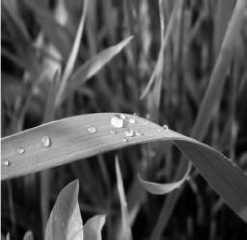
#> input picture ATRIM/TP2-ATRIM-Spatial Filtering/ATRIM-TP2/images/grass.jpg, 247 x 240 px; its folder holds only this picture in this run; the run also reads 1 picture not shown here
$ jupyter execute --allow-errors 2024_2025_ATRIM_TP2_spatial_filtering_sv.ipynb
#> lines starting #> are read from the running program, lines starting #| are printed output that depends on the picture
# TP2 - Spatial Filtering
ATRIM - Option Datasim

Ecole Centrale Nantes

Diana Mateus

Participants: (FILL IN YOUR NAMES AND LASTNAMES)

# GOAL

In this lab we will practice the general principles of linear spatial filtering for 2D images:
- based on the convolution operation
- and applied with different filters to solve different tasks (denoising, highboost sharpening, border extraction)

Then, we will break some of the linear filtering assumptions:
- to find patterns in an image (Waldo/Charlie) with correlation,
- to filter preserving borders,
- to find corners in an image

# 0. Preparation

* Define the path to the images only once. Then, use the given path for the images

* Handling several large images can create large memory demands. In order to avoid large size files that slow processing, you can:
  - reuse the image variable names
  - clear large variables with the command
   ```reset_selective name_variable```
  - If required resize the images while debugging (e.g. to 100x100)
  - Before submiting your jupyter notebook empty the outputs first: go to the Kernel menu, restart and clear output.

  - If you get some warnings "IOPub data rate exceeded" launch your notebook with

  ```jupyter notebook --NotebookApp.iopub_data_rate_limit=10000000000```

### 0.1 Importing the required modules

[cell 1]
import skimage.io as io
import matplotlib.pyplot as plt
import numpy as np
import os
import math
from skimage.restoration import denoise_bilateral
from skimage.transform import resize, rescale
from scipy import ndimage
from scipy import signal

### 0.2 Define the main image folder
Make sure the subsequent parts of this notebook refer to this definition IMDIR. **When evaluating your notebook I should only need to change the path here** to run the entire notebook and find all the images

[cell 2]
IMDIR = "./images"

[cell 3]
#If using Colab
#from google.colab import drive
#drive.mount('/content/drive')
#IMDIR = "/content/drive/MyDrive/Colab Notebooks/2022-2023 Image Processing/02-spatial-filtering /images/"

### 0.3 Read and display the images
Check that you can read and display all the provided images. **Do not include this cell**, neither the code nor its ouput in the final report.

[cell 4]
width=20
height=10
plt.rcParams['figure.figsize'] = [width, height]
fig=plt.figure()

im_counter = 1
for root, dirnames, filenames in os.walk(IMDIR):
    #print(dirnames)
    for filename in filenames:
        f = os.path.join(root, filename)

        #filter only image files with the following format
        if f.endswith(('.png', '.jpg', '.jpeg','.JPG', '.tif', '.gif')):

            # print the paths to current filename if nothing is being found
            #print(filename)

            # read the image
            im = io.imread(f,as_gray=True)
#> im is the input picture: shape (240, 247) float64; min 0, max 1, mean 0.312
            im = resize(im,(100,100),mode='constant')
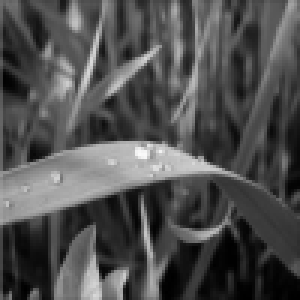
#> im: shape (100, 100) float64 (shown 3 times larger); min 0.00308, max 0.983, mean 0.311

            # display it
            if im_counter >= 25:
                break;

            plt.subplot(5,5,im_counter)
            plt.imshow(im, cmap='gray')
            plt.title(filename)
            plt.axis('off')
            im_counter +=1
#> pass 2 of the loop `for root, dirnames, filenames in os.walk(IMDIR):`:
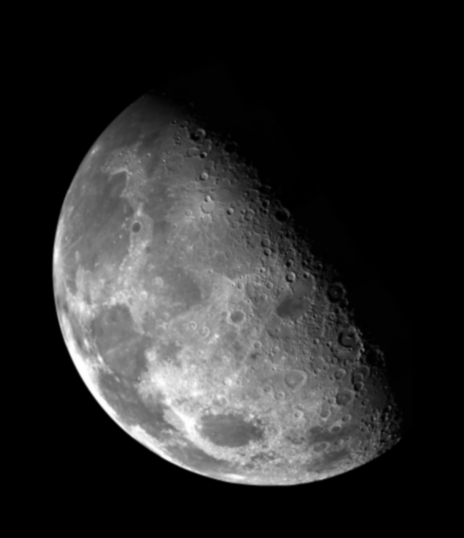
#> input picture ATRIM/TP2-ATRIM-Spatial Filtering/ATRIM-TP2/images/enhance/moon-blurred.tif, 464 x 538 px
#> im is the input picture: shape (538, 464); min 0, max 254, mean 42.6
#> `im = resize(im,(100,100),mode='constant')`:
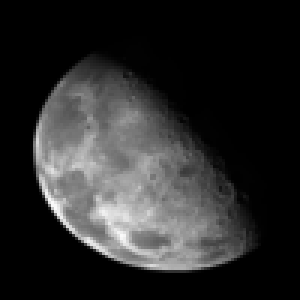
#> im: shape (100, 100) float64 (shown 3 times larger); min 0, max 0.984, mean 0.167


plt.show()
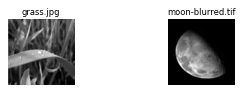
#> figure drawn by matplotlib, 2 panels

# 1 Linear spatial filtering with convolution

## 1.1. Mean Kernel Example
The following ``meanKernel'' function creates a smoothing kernel, which can be used with scipy's ``` ndimage.convolve(im,kernel) ```
convolution function to blur an image.

Run the following cells to display different versions of the kernel and the application of a mean_kernel on an image.

[cell 5]
def meanKernel(hs):
    #hs defines the size of the kernel
    #hs is the integer half size of the kernel
    #creates an square filter with each side of length 2*hs+1
    kernel = np.zeros((hs*2+1,hs*2+1))
    kernel += 1/(hs*2+1)**2
    return kernel

#Display properties
width=12
height=3
plt.rcParams['figure.figsize'] = [width, height]

#creating and showing three mean kernels of different sizes
k = 1
for hs in [1,3,11]:
    plt.subplot(1,3,k)
    kernel = meanKernel(hs)
    plt.imshow(kernel, vmin=0, vmax=0.2)
    plt.title('Mean')
    plt.colorbar()
    k+=1
plt.show()
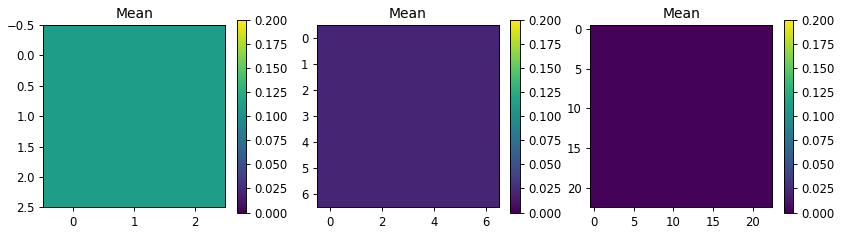
#> figure drawn by matplotlib, 6 panels

[cell 6]
f = os.path.join(IMDIR, "grass.jpg")

#Display properties
width=10
height=5

#Filter parameters
hs = 3
sigma = 2

# Read and preprocess image
im = io.imread(f, as_gray=True)
im = im.astype(float)
im = resize(im,(100,100))

# Define filter and convolve
kernel = meanKernel(hs)
im_filtered_scipy = ndimage.convolve(im,kernel)
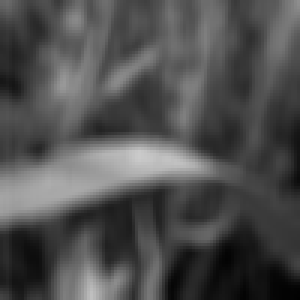
#> im_filtered_scipy: shape (100, 100) float64 (shown 3 times larger); min 0.00662, max 0.795, mean 0.311

# Display the original image
fig=plt.figure(figsize=(width, height))
plt.subplot(1,2,1)
plt.imshow(im, cmap = 'gray')
plt.title('Original')

# Display the filtered image
plt.subplot(1,2,2)
plt.imshow(im_filtered_scipy, cmap = 'gray')
plt.title('Mean scipy conv')

## 1.2. Gaussian Kernel
Following the above example, create, display and apply several (at least 3) Gaussian kernels with varying window size and standard deviation.

**Question: ** what is the sum of the kernel elements in each case?, why is this necessary?

```Hints```:
- use the 'None' or 'Nearest' interpolation options of imshow to display the kernel images

#> (a cell that did not finish here is left out)

[cell 8]
f = os.path.join(IMDIR, "grass.jpg")

#Display size
width=10
height=10

# Read and preprocess image
im = io.imread(f, as_gray=True)
im = im.astype(float)
im = resize(im,(100,100))

# Display the original image
fig=plt.figure(figsize=(3, 3))
plt.imshow(im, cmap = 'gray')
plt.title('Original')

# Define filter parameters
filter_sizes=[1,3,5]
sigma_values=[0.1,1,2]

# Display filters as images
fig=plt.figure(figsize=(width, height))

#FILL IN

plt.show()

# Convolve the image with the filter and display the filtered image
fig=plt.figure(figsize=(width, height))

#FILL IN

plt.show()

## 1.3 Filtering with your own Convolution
**a)** Repeat the smoothing above with your own implementation of the ```convolution``` function. The function should receive as input an image and a filter kernel (matrix of weights) and return the filtered image. Compare your results with those from the scikit in-built function.

**b)** Apply a Gaussian filter of kernel size 7x7 (hs=3) and sigma 2 display side by side the results of your convolution vs. those of the in-built function to check your implementation is correct. Clearly state on the title of the image which version of the convolution function is being used.

**c)** **Write down your findings**, notably the reasons for any possible difference with the in-built implementation.

**d)** Why and how can the convolution can be written as a matrix multiplication? why is it interesting?
```Hint```:  see http://cs231n.github.io/convolutional-networks/

#> (a cell that did not finish here is left out)

[cell 10]
f = os.path.join(IMDIR, "grass.jpg")

#Display properties
width=10
height=10

# Read and preprocess image
im = io.imread(f, as_gray=True)
im = im.astype(float)
im = resize(im,(100,100))

# Display the original image
fig=plt.figure(figsize=(width, height))
plt.subplot(1,4,1)
plt.imshow(im, cmap = 'gray')
plt.title('Original')

# Define filter parameters
hs=3
sigma=2
#> (the rest of this cell did not finish here and is left out)

## 1.4 Derivative filters

Define the required kernel function and convolve them with the *AscentB* or *Moon* images in the ``enhance`` folder to obtain
*  the gradient image in the horizontal direction
*  the gradient image in the vertical direction
*  the Laplacian of the image
*  the sharpened image after addition of the Laplacian "details" (and normalization)

[cell 11]
def sobel_x():
    kernel = np.zeros((3,3))


    return kernel

def sobel_y():
    kernel = np.zeros((3,3))

    return kernel

def laplacian():
    kernel = np.ones((3,3))


    return kernel

def normalize(im):
    im = (im-im.min())/(im.max()-im.min())
    return im

[cell 12]
f = os.path.join(IMDIR, "moon-blurred.tif")
#f = os.path.join(IMDIR, "ascentB.png")

#Display properties
width=15
height=5

# Read and preprocess image
im = io.imread(f, as_gray=True)
im = im.astype(float)
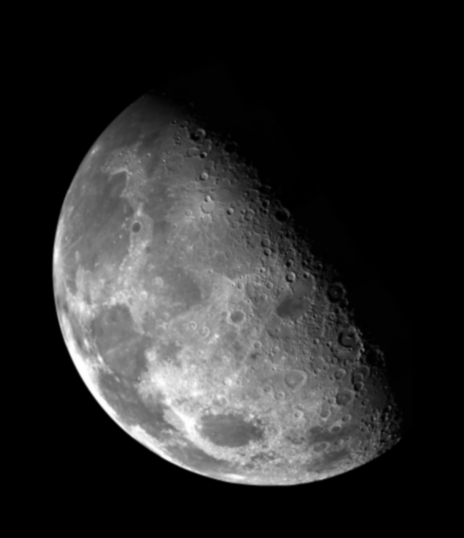
#> im: shape (538, 464) float64; min 0, max 254, mean 42.6
#im = resize(im,(100,100))

# Display the original image
fig=plt.figure(figsize=(width, height))
plt.subplot(1,5,1)
plt.imshow(im, cmap = 'gray')
plt.title('Original')

# Convolve and display the filtered and the enhanced image
